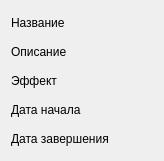
                 <widget class="QWidget" name="scrollAreaWidgetContents_8">
                  <property name="geometry">
                   <rect>
                    <x>0</x>
                    <y>0</y>
                    <width>164</width>
                    <height>161</height>
                   </rect>
                  </property>
                  <layout class="QGridLayout" name="gridLayout_23">
                   <item row="4" column="0">
                    <widget class="QLabel" name="label_37">
                     <property name="font">
                      <font>
                       <family>Arial</family>
                      </font>
                     </property>
                     <property name="text">
                      <string>Дата завершения</string>
                     </property>
                     <property name="wordWrap">
                      <bool>true</bool>
                     </property>
                    </widget>
                   </item>
                   <item row="2" column="0">
                    <widget class="QLabel" name="label_38">
                     <property name="font">
                      <font>
                       <family>Arial</family>
                      </font>
                     </property>
                     <property name="text">
                      <string>Эффект</string>
                     </property>
                     <property name="wordWrap">
                      <bool>true</bool>
                     </property>
                    </widget>
                   </item>
                   <item row="1" column="0">
                    <widget class="QLabel" name="label_39">
                     <property name="font">
                      <font>
                       <family>Arial</family>
                      </font>
                     </property>
                     <property name="text">
                      <string>Описание</string>
                     </property>
                     <property name="wordWrap">
                      <bool>true</bool>
                     </property>
                    </widget>
                   </item>
                   <item row="0" column="0">
                    <widget class="QLabel" name="label_40">
                     <property name="font">
                      <font>
                       <family>Arial</family>
                      </font>
                     </property>
                     <property name="text">
                      <string>Название</string>
                     </property>
                     <property name="wordWrap">
                      <bool>true</bool>
                     </property>
                    </widget>
                   </item>
                   <item row="3" column="0">
                    <widget class="QLabel" name="label_41">
                     <property name="font">
                      <font>
                       <family>Arial</family>
                      </font>
                     </property>
                     <property name="text">
                      <string>Дата начала</string>
                     </property>
                     <property name="wordWrap">
                      <bool>true</bool>
                     </property>
                    </widget>
                   </item>
                  </layout>
                 </widget>
